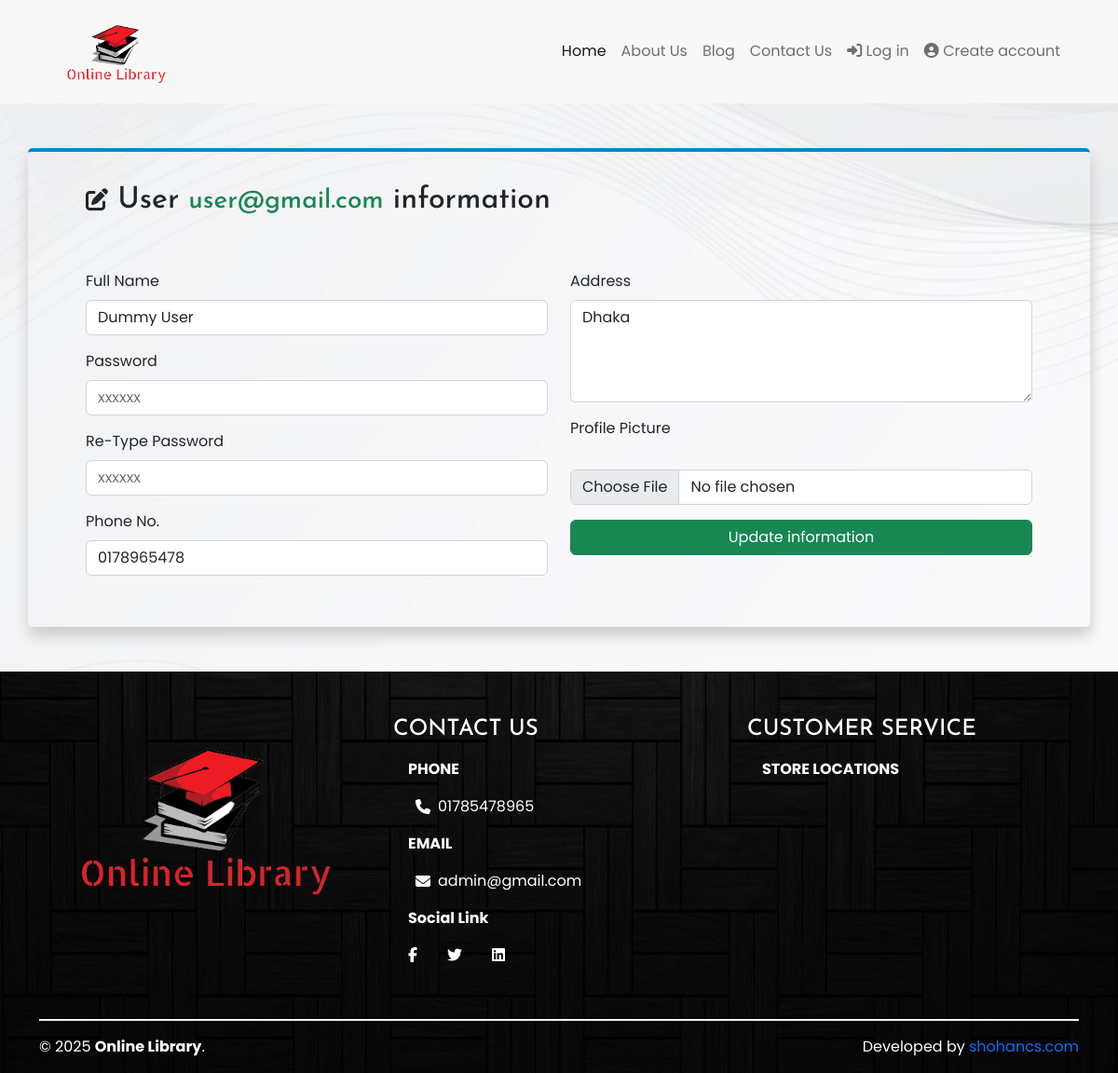
Page /manage.php?mid=21 on the committed database.
### tables this page shows
CREATE TABLE `users` (
  `user_id` int(11) NOT NULL,
  `fullname` varchar(255) NOT NULL,
  `email` varchar(255) NOT NULL,
  `password` varchar(255) NOT NULL,
  `phone` varchar(255) DEFAULT NULL,
  `address` varchar(255) DEFAULT NULL,
  `image` varchar(255) DEFAULT NULL,
  `role` int(1) NOT NULL DEFAULT 2 COMMENT '1=Admin, 2=User',
  `status` int(1) NOT NULL DEFAULT 1 COMMENT '1=Active, 0=InActive',
  `join_date` date NOT NULL
);

### manage.php (the view, shortened to what this page needs)
<?php include "inc/head.php"; ?>
  <?php
    if (isset($_GET['mid'])) {
      $manageId = $_GET['mid'];
      $sql = "SELECT * FROM users WHERE user_id = '$manageId' ORDER by fullname ASC ";
      $manageData = mysqli_query($db, $sql);
      while ( $row = mysqli_fetch_assoc($manageData) ) {
        $fullname                 = $row['fullname'];
        $phone                    = $row['phone'];
        $address                  = $row['address'];
        ?>
        <section class="py-5">
          <div class="container">
            <div class="row">
              <div class="col-12 col-sm-12 col-md-12" style="border-top: 4px solid #08c; padding: 29px 62px 39px; box-shadow: 1px 10px 15px #ccc; border-radius: 5px; ">
                <h2 class="py-1 pb-5"> <i class="fa-solid fa-pen-to-square fs-4"></i>
                    <?php
                      if ($_SESSION['role'] == 1) { ?>
                        <span>Admin</span>
                      <?php }
                      else if ($_SESSION['role'] == 2) { ?>
                        <span>User</span>
                      <?php }
                    ?>
                    <small><span class="text-success"><?php echo $_SESSION['email']; ?></span></small>
                    information </h2>
                  <form action="" method="POST" enctype="multipart/form-data">
                    <div class="row">
                      <div class="col-lg-6">
                        <div class="mb-3">
                          <label for="exampleInputfullname" class="form-label">Full Name</label>
                          <input type="text" name="fullname" class="form-control" id="exampleInputfullname" aria-describedby="" required autocomplete="off" placeholder="Your full name..." value="<?php echo $fullname; ?>">
                        </div>
                        <div class="mb-3">
                          <label for="exampleInputPassword1" class="form-label">Password</label>
                          <input type="password" name="password" class="form-control" id="exampleInputPassword1" autocomplete="off" placeholder="xxxxxx">
                        </div>
                        <div class="mb-3">
                          <label for="exampleInputPassword2" class="form-label">Re-Type Password</label>
                          <input type="password" name="re_password" class="form-control" id="exampleInputPassword2" autocomplete="off" placeholder="xxxxxx">
                        </div>
                        <div class="mb-3">
                          <label for="phone" class="form-label">Phone No.</label>
                          <input type="tel" name="phone" class="form-control" id="phone" aria-describedby="" required autocomplete="off" placeholder="Phone No..." value="<?php echo $phone; ?>">
                        </div>
                      </div>
                      <div class="col-lg-6">
                        <div class="mb-3">
                          <label for="exampleFormControlTextarea1" class="form-label">Address</label>
                          <textarea class="form-control" name="address" id="exampleFormControlTextarea1" rows="4" placeholder="Your Address.."><?php echo $address; ?></textarea>
                        </div>
                        <div class="mb-3">
                          <label class="form-label">Profile Picture</label>
                          <br>
                          <input type="file" name="image" class="form-control">
                        </div>
                        <div class="mb-3">
                          <div class="d-grid gap-2">
                            <input type="submit" name="updateUser" class="btn btn-success btn-block" value="Update information">
                          </div>
                        </div>
                      </div>
                    </div>
                  </form>
              </div>
            </div>
          </div>
        </section>
        <?php  }
    }
  ?>
<?php include "inc/footer.php"; ?>

### inc/footer.php (shortened to what this page needs)
</main>
<footer style="
    background: linear-gradient( rgba(0, 0, 0, 0.5), rgba(0, 0, 0, 0.5) ), url(assets/images/45603.jpg);
    background-repeat: no-repeat;
    background-size: cover;
    background-position: center;
    background-attachment: fixed;">
    <div class="container py-5 pb-0">
        <div class="row">
            <div class="col-lg-4">
                <div class="logo-ftr">
                    <a href="index.php"><img src="assets/images/logo.png" alt="" width="100%"></a>
                </div>
            </div>
            <div class="col-lg-4 pb-5" id="foot">
                <h4 class="text-white">CONTACT US</h4>
                <ul class="nav flex-column">
                  <li class="nav-item">
                    <a class="nav-link active text-white" aria-current="page" ><strong>PHONE</strong></a>
                  </li>
                  <li class="nav-item">
                    <a class="nav-link text-white" href="">
                        <?php
                            $sql = "SELECT * FROM users WHERE role = 1 ORDER BY fullname ASC";
                            $allUserData = mysqli_query($db, $sql);
                            while( $row = mysqli_fetch_assoc($allUserData) ) {
                                $phone              = $row['phone'];
                                ?>
                                    <div class="d-flex align-items-center">
                                        <i class="fa-solid fa-phone mx-2"></i>
                                        <?php echo $phone ."<br>"; ?>
                                    </div>
                                <?php
                            }
                        ?>
                    </a>
                  </li>
                  <li class="nav-item">
                    <a class="nav-link text-white" ><strong>EMAIL</strong></a>
                  </li>
                  <li class="nav-item">
                    <a class="nav-link text-white" href="https://mail.google.com/mail/u/0/?tab=rm&ogbl#inbox?compose=GTvVlcSHxwCmkSFtmZkphksCSZKZTrWSQLjpLHdqRRvKtGWtcZdLpbrbvLFFTlfrVvvLsqFcFzWJJ">
                        <?php
                            $sql = "SELECT * FROM users WHERE role = 1 ORDER BY fullname ASC";
                            $allUserData = mysqli_query($db, $sql);
                            while( $row = mysqli_fetch_assoc($allUserData) ) {
                                $email          = $row['email'];
                                ?>
                                    <div class="d-flex align-items-center">
                                        <i class="fa-solid fa-envelope mx-2"></i>
                                        <?php echo $email ."<br>"; ?>
                                    </div>
                                <?php
                            }
                        ?>
                    </a>
                  </li>
                  <li class="nav-item">
                    <a class="nav-link text-white" ><strong>Social Link</strong></a>
                  </li>
                  <li class="nav-item">
                    <nav class="nav justify-content-start">
                      <a class="nav-link active text-white" aria-current="page" href="" target="_blank"><i class="fa-brands fa-facebook-f"></i></a>
                      <a class="nav-link text-white" href="#" target="_blank"><i class="fa-brands fa-twitter"></i></a>
                      <a class="nav-link text-white" href="#" target="_blank"><i class="fa-brands fa-linkedin"></i></a>
                    </nav>
                  </li>
                </ul>
            </div>
            <div class="col-lg-4">
                <h4 class="text-white">CUSTOMER SERVICE</h4>
                <ul class="nav flex-column">
                  <li class="nav-item">
                    <a class="nav-link active text-white" aria-current="page"><strong>STORE LOCATIONS</strong></a>
                  </li>
                </ul>
                <span>
                    <iframe src="https://www.google.com/maps/embed?pb=!1m14!1m12!1m3!1d7301.832161750958!2d90.37526630000004!3d23.786002500000002!2m3!1f0!2f0!3f0!3m2!1i1024!2i768!4f13.1!5e0!3m2!1sen!2sbd!4v1667932853950!5m2!1sen!2sbd" width="100%" height="200" style="border:0;" allowfullscreen="" loading="lazy"></iframe>
                </span>
            </div>
            <div class="col-lg-12">
              <div class="bottom-part pb-0">
                <div class="divedier" style="width: 100%; background: whitesmoke; height: 2px;"></div>
                <div class="footer-bottom d-flex justify-content-between align-items-center flex-wrap py-3">
                  <p class="text-white mb-0">&copy; 2025 <strong>Online Library</strong>.</p>
                  <p class="text-white mb-0">Developed by <a href="https://shohancs.com/" target="_blank">shohancs.com</a></p>
                </div>
              </div>
            </div>
        </div>
    </div>
</footer>
  </body>
</html>

### assets/css/style.css (style rules this page uses)
html { scroll-behavior:smooth }
body { font-family:Poppins,sans-serif }
h1,h2,h3,h4,h5,h6 { font-family:'Josefin Sans',sans-serif }
ul { padding:0;margin:0 }
ul li { list-style:none }
a { text-decoration:none }

### rows in the picture
users: fullname "Dummy User", phone "0178965478", address "Dhaka"
users: phone "01785478965", email "admin@gmail.com"
